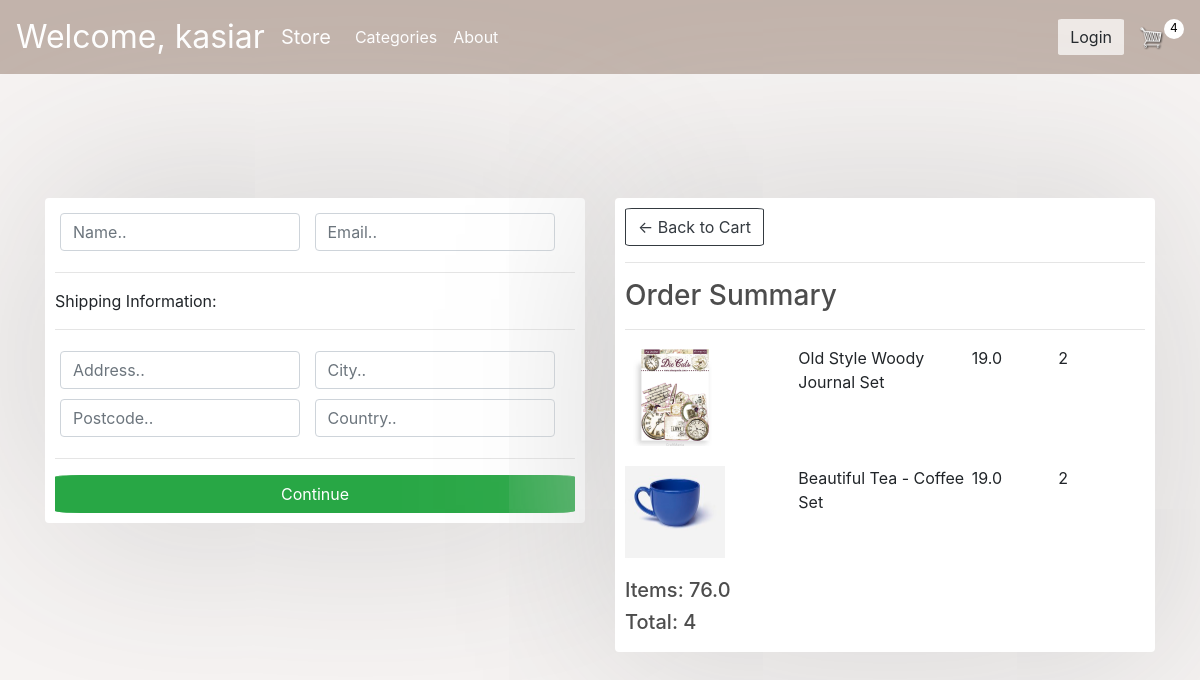
Screenshot of /checkout/ (signed in) with the database file from the repository.
### store/models.py (models this page shows, shortened)
class OrderItem(models.Model):
    product = models.ForeignKey(Product, on_delete=models.SET_NULL, blank=True, null=True)
    order = models.ForeignKey(Order, on_delete=models.SET_NULL, blank=True, null=True)
    quantity = models.IntegerField(default=0, null=True, blank=True)
    date_added = models.DateTimeField(auto_now_add=True)
    @property
    def get_total(self):
        total=self.product.price*self.quantity
        return total

class Product(models.Model):
    name = models.CharField(max_length=200, null=True)
    price = models.FloatField()
    image = models.ImageField(null=True, blank=True)
    @property
    def imageURL(self):
        try:
            url=self.image.url
        except:
            url = ''
        return url

class Order(models.Model):
    customer = models.ForeignKey(User, on_delete=models.SET_NULL, blank=True, null=True)
    date_ordered = models.DateTimeField(auto_now_add=True)
    complete = models.BooleanField(default=False, null=True, blank=False)
    transaction_id = models.CharField(max_length=100, null=True)
    @property
    def all_cart_value(self):
        orderitems = self.orderitem_set.all()
        total = sum([item.get_total for item in orderitems])
        return total
    @property
    def all_cart_quantity(self):
        orderitems = self.orderitem_set.all()
        total = sum([item.quantity for item in orderitems])
        return total

### store/views.py (the view)
# urls.py: path('checkout/', views.checkout, name="checkout"),
@csrf_exempt
def checkout(request):
    if request.user.is_authenticated:
        customer = request.user
        order, created = Order.objects.get_or_create(customer=customer, complete=False)
        items = order.orderitem_set.all()
        cartItems = order.all_cart_quantity
    else:
        cookieData = cookieCart(request)
        cartItems = cookieData['cartItems']
        order = cookieData['order']
        items = cookieData['items']
    context = {'items': items, 'order':order, 'cartItems':cartItems}
    return render(request, 'store/checkout.html', context)

### store/templates/store/checkout.html (shortened to what this page needs)
{% extends 'store/main.html' %}
{% load static %}
{% block content %}
     <div class="row">
		<div class="col-lg-6">
			<div class="box-element" id="form-wrapper">
				<form id="form">
					<div id="user-info">
						<div class="form-field">
							<input required class="form-control" type="text" name="name" placeholder="Name..">
						</div>
						<div class="form-field">
							<input required class="form-control" type="email" name="email" placeholder="Email..">
						</div>
					</div>
					<div id="shipping-info">
						<hr>
						<p>Shipping Information:</p>
						<hr>
						<div class="form-field">
							<input class="form-control" type="text" name="address" placeholder="Address..">
						</div>
						<div class="form-field">
							<input class="form-control" type="text" name="city" placeholder="City..">
						</div>
						<div class="form-field">
							<input class="form-control" type="text" name="postcode" placeholder="Postcode..">
						</div>
						<div class="form-field">
							<input class="form-control" type="text" name="country" placeholder="Country..">
						</div>
					</div>
					<hr>
					<input id="form-button" class="btn btn-success btn-block" type="submit" value="Continue">
				</form>
			</div>
			<br>
		</div>
		<div class="col-lg-6">
			<div class="box-element">
				<a  class="btn btn-outline-dark" href="{% url 'cart' %}">&#x2190; Back to Cart</a>
				<hr>
				<h3>Order Summary</h3>
				<hr>
				{% for item in items %}
				<div class="cart-row">
					<div style="flex:2"><img class="row-image" src="{{item.product.imageURL}}"></div>
					<div style="flex:2"><p>{{item.product.name}}</p></div>
					<div style="flex:1"><p>{{item.product.price}}</p></div>
					<div style="flex:1"><p>{{item.quantity}}</p></div>
				</div>
				{% endfor %}
				<h5>Items:   {{order.all_cart_value}}</h5>
				<h5>Total:   {{order.all_cart_quantity}}</h5>
			</div>
		</div>
	</div>
{% endblock content %}

### store/templates/store/main.html (shortened to what this page needs)
<!DOCTYPE html>
{% load static %}
<html>
<head>
	<link rel="stylesheet" href="https://stackpath.bootstrapcdn.com/bootstrap/4.4.1/css/bootstrap.min.css">
    <link rel="stylesheet" href="https://cdn.jsdelivr.net/npm/bootstrap@4.5.3/dist/css/bootstrap.min.css">
	<link rel="stylesheet" type="text/css" href="{% static 'css/main.css' %}">
</head>
<body>
	<nav class="navbar navbar-expand-lg navbar-dark bg-dark">
		<a class="navbar-brand" id="user" href="{% url 'store' %}">Welcome, {{ user }}</a>
	  <a class="navbar-brand" href="{% url 'store' %}">Store </a>
	  <div class="collapse navbar-collapse" id="navbarSupportedContent">
	    <ul class="navbar-nav mr-auto">
	      <li class="nav-item active">
	        <a class="nav-link" href="{% url 'store' %}">Categories <span class="sr-only">(current)</span></a>
	      </li>
			 <li class="nav-item active">
	        <a class="nav-link" href="{% url 'about' %}">About <span class="sr-only">(current)</span></a>
	      </li>
	    </ul>
	    <div class="form-inline my-2 my-lg-0">
	     	<a href="{% url 'login' %}" class="btn btn-warning">Login</a>
	     	<a href="{% url 'cart' %}">
	    		<img  id="cart-icon" src="{% static 'images/cart.png' %}">
	    	</a>
	    	<p id="cart-total">{{cartItems}}</p>
	    </div>
	  </div>
	</nav>
     <div class="container">
            <br>
            {% block content %}
            {% endblock content %}
         </div>
</body>
</html>

### static/css/main.css (style rules this page uses)
body { background-color: #f7f4f3; }
h1,h2,h3,h4,h5,h6 { color:hsl(0, 0%, 30%); }
.box-element { box-shadow:hsl(0, 0%, 80%) 0 0 200px; background-color: #fff; border-radius: 4px; padding: 10px; }
.bg-dark { background-color: #c2b3ab !important; }
#cart-icon { width:25px; display: inline-block; margin-left: 15px; }
#cart-total { display: block; text-align: center; color:#000; background-color: #fff; width: 20px; height: 20px; border-radius: 50%; font-size: 12px; }
.col-lg-4, .col-lg-6, .col-lg-8, .col-lg-12 { margin-top: 100px; }
.btn { border-radius: 5%; }
.btn-warning { background-color: #efeae7; border:0; }
.row-image { width: 100px; }
.form-field { width:250px; display: inline-block; padding: 5px; }
.cart-row { display: flex; align-items: flex-stretch; padding-bottom: 10px; margin-bottom: 10px; }
#user { font-size: 2em !important; color: white !important; }

### rows the page displays
OrderItem: product.imageURL (picture), product.name "Old Style Woody Journal Set", product.price "19.0", quantity "2"
OrderItem: product.imageURL (picture), product.name "Beautiful Tea - Coffee Set", product.price "19.0", quantity "2"
Order: all_cart_value "76.0", all_cart_quantity "4"

### other values shown
{{ user }} "kasiar"
{{ cartItems }} "4"
